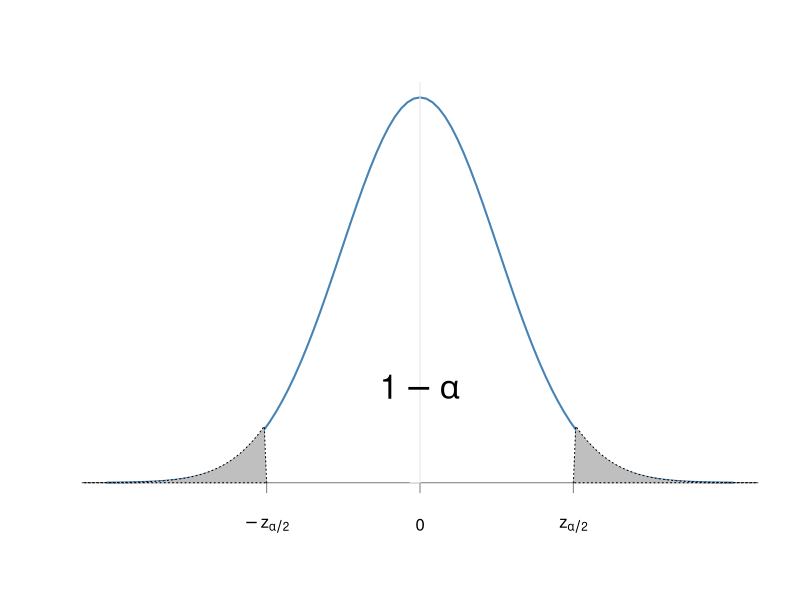

Generate this figure with R:
## ---- chunk 1
mu <- 0
sig <- 1
a <- -1.96
b <- -5
curve(dnorm(x, mean = mu),
      xlim = c(mu-4*sig, mu+4*sig),
      ylab = "",
      col = "steelblue",
      lwd = 2,
      axes = FALSE,
      xlab = "")
axis(1, col = gray(0.5), pos = 0, 
     at = c(   -10,   b,    a,   0,  -a, -b,  10),
     labels = c(" ", "-b", expression(-z[alpha/2]), "0", 
                expression(z[alpha/2]), "b", " "), 
     padj = 1)
axis(2, las = 2, pos = 0, col = gray(0.9),
     at = c(dnorm(c(-1), mean = 3), 10),
     labels = c("", ""))

xx <- c(seq(a, b, length.out = 100))
polygon(x = c(xx, b, rev(xx), a),
        y = c(0, dnorm(xx, mean = mu), rep(0, 101)), col = gray(0.75),
        lty = 3)

xx <- c(seq(-a, -b, length.out = 100))
polygon(x = c(xx, -b, rev(xx), -a),
        y = c(0, dnorm(xx, mean = mu), rep(0, 101)), col = gray(0.75),
        lty = 3)

text(0, 0.1, expression(1-alpha),cex=2)
## ---- chunk 2
var(c(0,10))
(qnorm(0.95)^2*50)/(1^2)
